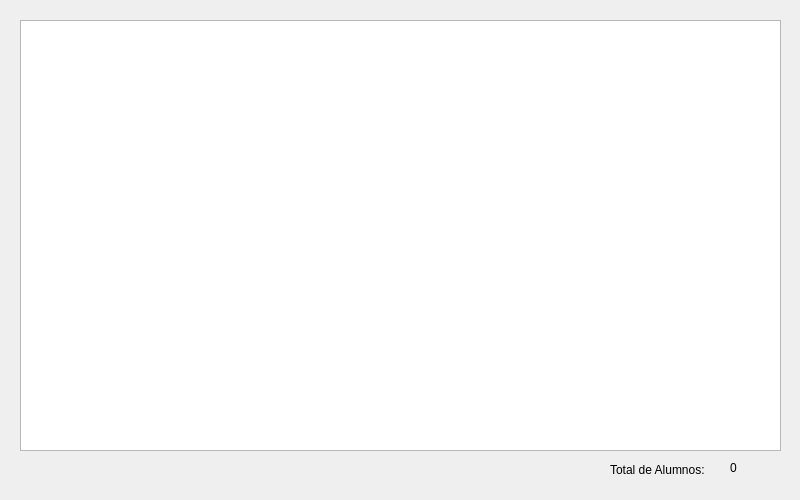
<?xml version="1.0" encoding="UTF-8"?>
<ui version="4.0">
 <class>dlgDemo32</class>
 <widget class="QDialog" name="dlgDemo32">
  <property name="geometry">
   <rect>
    <x>0</x>
    <y>0</y>
    <width>800</width>
    <height>500</height>
   </rect>
  </property>
  <property name="windowTitle">
   <string>Lista de Alumnos con QTableView</string>
  </property>
  <widget class="QTableView" name="tblAlumno">
   <property name="geometry">
    <rect>
     <x>20</x>
     <y>20</y>
     <width>761</width>
     <height>431</height>
    </rect>
   </property>
  </widget>
  <widget class="QLabel" name="lblTotalMensaje">
   <property name="geometry">
    <rect>
     <x>610</x>
     <y>460</y>
     <width>111</width>
     <height>20</height>
    </rect>
   </property>
   <property name="text">
    <string>Total de Alumnos:</string>
   </property>
  </widget>
  <widget class="QLabel" name="lblTotalRegistros">
   <property name="geometry">
    <rect>
     <x>730</x>
     <y>460</y>
     <width>55</width>
     <height>16</height>
    </rect>
   </property>
   <property name="text">
    <string>0</string>
   </property>
  </widget>
 </widget>
 <resources/>
 <connections/>
</ui>
